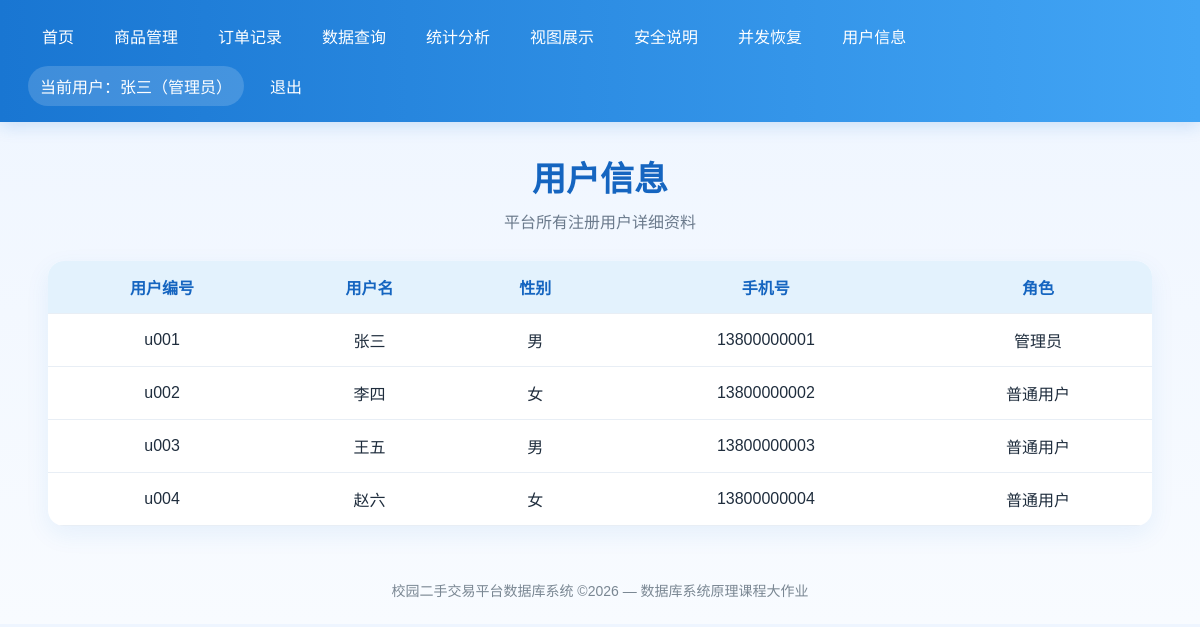
The app's page /users (signed in) with its own data.
### tables this page shows
CREATE TABLE user (
    user_id TEXT PRIMARY KEY,
    username TEXT NOT NULL,
    password TEXT NOT NULL,
    gender TEXT NOT NULL,
    phone TEXT NOT NULL,
    role TEXT NOT NULL CHECK(role IN ('admin', 'user'))
);

### app.py (the view)
@app.route("/users")
@admin_required
def users():
    conn = get_db_connection()
    users_data = conn.execute("""
        SELECT user_id, username, gender, phone, role
        FROM user
        ORDER BY user_id
    """).fetchall()
    conn.close()
    return render_template("users.html", users=users_data)

### app.py (called while the page is built)
def get_db_connection():
    conn = sqlite3.connect(DATABASE)
    conn.row_factory = sqlite3.Row
    conn.execute("PRAGMA foreign_keys = ON")
    return conn

def admin_required(f):
    @wraps(f)
    def wrapper(*args, **kwargs):
        if "user_id" not in session:
            flash("请先登录后再访问。")
            return redirect(url_for("login"))
        if session.get("role") != "admin":
            flash("无权限访问该页面！普通用户只能查询数据。")
            return redirect(url_for("index"))
        return f(*args, **kwargs)
    return wrapper

### templates/users.html (shortened to what this page needs)
{% extends "base.html" %}
{% block content %}
<h1 class="page-title">用户信息</h1>
<p class="page-subtitle">平台所有注册用户详细资料</p>
<div class="table-wrap">
    <table>
        <thead>
            <tr>
                <th>用户编号</th>
                <th>用户名</th>
                <th>性别</th>
                <th>手机号</th>
                <th>角色</th>
            </tr>
        </thead>
        <tbody>
            {% for user in users %}
            <tr>
                <td>{{ user['user_id'] }}</td>
                <td>{{ user['username'] }}</td>
                <td>{{ user['gender'] }}</td>
                <td>{{ user['phone'] }}</td>
                <td>{{ '管理员' if user['role'] == 'admin' else '普通用户' }}</td>
            </tr>
            {% endfor %}
        </tbody>
    </table>
</div>
{% endblock %}

### templates/base.html (style rules this page uses)
* { box-sizing: border-box; margin: 0; padding: 0; font-family: "Microsoft YaHei", Arial, sans-serif; }
body { background: linear-gradient(180deg, #eef5ff 0%, #f8fbff 100%); color: #1f2d3d; }
.page-title { text-align: center; color: #1565c0; font-size: 34px; margin-bottom: 8px; }
.page-subtitle { text-align: center; color: #6b7a8c; margin-bottom: 28px; }
.table-wrap, .panel { background: white; border-radius: 16px; overflow: hidden; box-shadow: 0 8px 24px rgba(25,118,210,0.08); margin-bottom: 24px; }
table { width: 100%; border-collapse: collapse; }
th, td { padding: 14px 12px; border-bottom: 1px solid #e8eef5; text-align: center; }
th { background: #e3f2fd; color: #1565c0; }

### records on screen
user: user_id "u001", username "张三", gender "男", phone "13800000001", role "管理员"
user: user_id "u002", username "李四", gender "女", phone "13800000002", role "普通用户"
user: user_id "u003", username "王五", gender "男", phone "13800000003", role "普通用户"
user: user_id "u004", username "赵六", gender "女", phone "13800000004", role "普通用户"

### other values on screen
{{ session.get("username") }} "张三"
{{ '管理员' if session.get('role') == 'admin' else '普通用户' }} "管理员"
